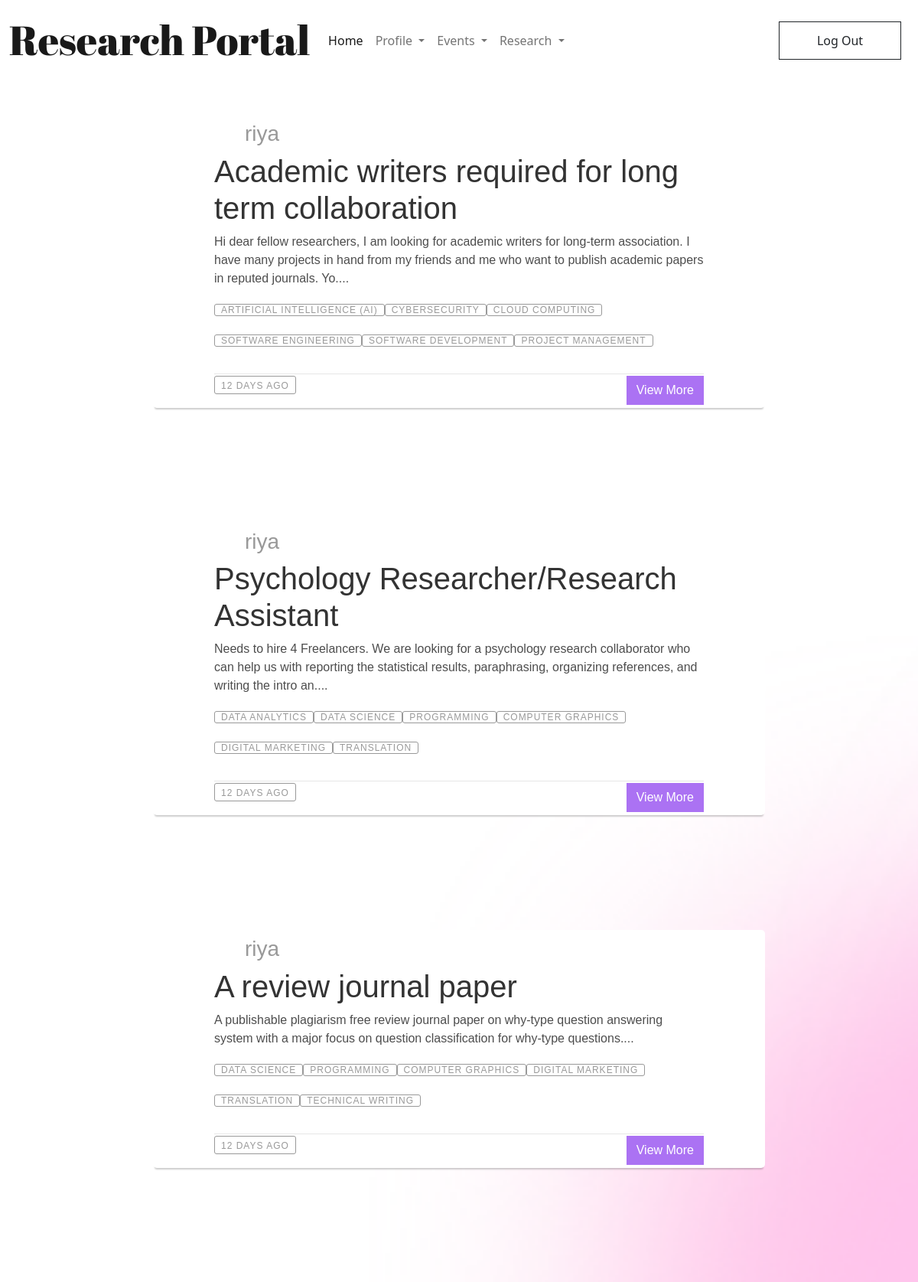
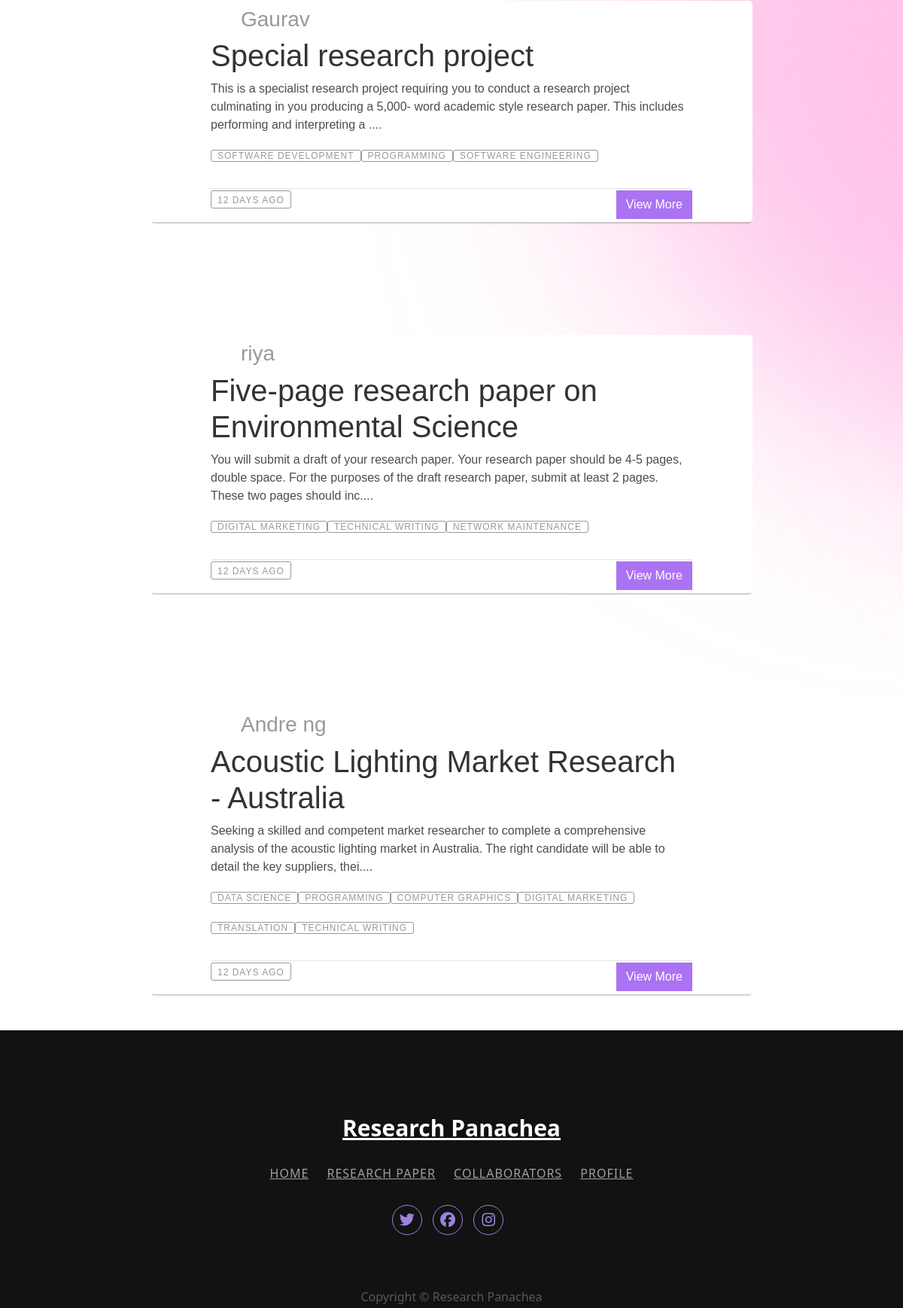
Page /collaboration/viewcollaborations/ (upper part) on the committed database (2 pictures, top to bottom).
### collaboration/models.py (models this page shows)
class CollaborationRequests(models.Model):
    user = models.IntegerField(null=True)#pk of Users
    title = models.CharField(max_length=500)
    description = models.TextField()
    domain = models.CharField(max_length=500, null=True)
    skills = models.CharField(max_length=500, null=True)
    pref_workplace = models.CharField(max_length=500, null=True)
    state = models.CharField(max_length=500, null=True)
    country = models.CharField(max_length=500, null=True)
    deadline = models.DateField(null=True)
    organisation = models.CharField(max_length=500, null=True)
    media = models.FileField(upload_to='users_media/collabfiles', null=True)
    duration = models.CharField(max_length=500, null=True)
    work_type = models.CharField(max_length=500, null=True) #Part time or Full time
    created_at = models.DateTimeField(auto_now_add=True)

### collaboration/views.py (the view)
# urls.py: path('viewcollaborations/',views.viewcollaborations, name = 'viewcollaborations'),
def viewcollaborations(request):
    if request.method == 'GET':
        collabs = CollaborationRequests.objects.all()
        print(collabs)
        usernames = []
        skills = []
        for c in collabs:
            c.description = c.description[:200]+"...."
            user = Users.objects.filter(id = c.user)[0]
            skills.append(c.skills.split(';'))
            usernames.append(user.username)
        context = {
            'collabs':collabs,
            'usernames':usernames,
            'skills':skills
        }
        print(usernames)
        print(skills)
        return render(request, 'collabrequestcards.html',context)

### collaboration/templatetags/index.py (called while the page is built)
@register.filter
def index(indexable, i):
    return indexable[i]

### templates/collabrequestcards.html (shortened to what this page needs)
{% load static %} {% load index %}
<!DOCTYPE html>
<html lang="en">
  <head>
    <link
      href="https://cdn.jsdelivr.net/npm/bootstrap@5.0.2/dist/css/bootstrap.min.css"
      rel="stylesheet"
    />
    <link
      rel="stylesheet"
      type="text/css"
      href="{% static 'css/collabrequestcards.css' %}"
    />
  </head>
  <body>
    <nav id="mynav" class="navbar fixed-top navbar-expand-lg navbar-light">
      <div class="container-fluid">
        <a class="navbar-brand" href="#">Research Portal</a>
        <div class="collapse navbar-collapse" id="navbarSupportedContent">
          <ul class="navbar-nav me-auto mb-2 mb-lg-0">
            <li class="nav-item">
              <a class="nav-link active" aria-current="page" to="/">Home</a>
            </li>
            <li class="nav-item dropdown">
              <a
                class="nav-link dropdown-toggle"
                href="#"
                id="navbarDropdown"
                role="button"
                data-bs-toggle="dropdown"
                aria-expanded="false"
              >
                Profile
              </a>
            </li>
            <li class="nav-item dropdown">
              <a
                class="nav-link dropdown-toggle"
                href="#"
                id="navbarDropdown"
                role="button"
                data-bs-toggle="dropdown"
                aria-expanded="false"
              >
                Events
              </a>
            </li>
            <li class="nav-item dropdown">
              <a
                class="nav-link dropdown-toggle"
                href="#"
                id="navbarDropdown"
                role="button"
                data-bs-toggle="dropdown"
                aria-expanded="false"
              >
                Research
              </a>
            </li>
          </ul>
          <form class="d-flex" method="GET" action="/logout">
            <button type="submit" class="btn btn-outline-dark navbar-btn">
              Log Out
            </button>
          </form>
        </div>
      </div>
    </nav>
    <div class="container">
      {% for collab in collabs %}
      <div class="blog-container">
        <div class="blog-header">
          <div class="blog-author--no-cover">
            <h3>{{ usernames|index:forloop.counter0 }}</h3>
          </div>
        </div>
        <div class="blog-body">
          <div class="blog-title">
            <h1><a href="#">{{collab.title}}</a></h1>
          </div>
          <div class="blog-summary">
            <p>{{collab.description}}</p>
          </div>
          <div class="blog-tags">
            <ul>
              {% for skill in skills|index:forloop.counter0 %}
              <li><a href="#">{{skill}}</a></li>
              {% endfor %}
            </ul>
          </div>
        </div>
        <div class="blog-footer">
          <ul>
            <li class="published-date">12 days ago</li>
            <li class="shares">
              <form
                method="GET"
                action="/collaboration/viewcollab/{{collab.id}}"
              >
                <button type="submit" class="btn btn-con">View More</button>
              </form>
            </li>
          </ul>
        </div>
      </div>
      {% endfor %}
    </div>
    <footer class="footer-07">
      <div class="container">
        <div class="row justify-content-center">
          <div class="col-md-12 text-center">
            <h2 class="footer-heading">
              <a href="#" class="logo">Research Panachea</a>
            </h2>
            <p class="menu">
              <a href="/">Home</a>
              <a href="#">Research Paper</a>
              <a href="/collaboration/viewcollaborations/">Collaborators</a>
              <a href="/userprofile">Profile</a>
            </p>
            <ul class="ftco-footer-social p-0">
              <li class="ftco-animate">
                <a
                  href="#"
                  data-toggle="tooltip"
                  data-placement="top"
                  title="Twitter"
                  ><span class="fab fa-twitter"></span
                ></a>
              </li>
              <li class="ftco-animate">
                <a
                  href="#"
                  data-toggle="tooltip"
                  data-placement="top"
                  title="Facebook"
                  ><span class="ion-logo-facebook"
                    ><i class="fab fa-facebook"></i></span
                ></a>
              </li>
              <li class="ftco-animate">
                <a
                  href="#"
                  data-toggle="tooltip"
                  data-placement="top"
                  title="Instagram"
                  ><span class="fab fa-instagram"></span
                ></a>
              </li>
            </ul>
          </div>
        </div>
        <div class="row mt-5">
          <div class="col-md-12 text-center">
            <p class="copyright">Copyright &copy; Research Panachea</p>
          </div>
        </div>
      </div>
    </footer>
  </body>
</html>

### static/css/collabrequestcards.css (style rules this page uses)
body { background: url("../img/light-bg.png"); background-size: cover; }
.navbar { background-color: transparent; }
.navbar-btn { border-radius: 0%; margin: 10px; background-color: #ffffff; font-size: 20; width: 120pt; height: 38pt; }
.navbar-brand { font-family: "Abril Fatface", cursive; font-size: 40pt !important; }
.blog-container { background: #fff; border-radius: 5px; box-shadow: rgba(0, 0, 0, 0.2) 0 4px 2px -2px; font-family: "adelle-sans", sans-serif; font-weight: 100; margin: 48px auto; margin-top: 150px; width: 20rem; }
.btn-con { border-radius: 0px; background-color: #ab72f3; color: #ffffff; }
@media screen and (min-width: 480px) { .blog-container { width: 28rem; } }
@media screen and (min-width: 767px) { .blog-container { width: 40rem; } }
@media screen and (min-width: 959px) { .blog-container { width: 50rem; } }
.blog-container a { color: #4d4dff; text-decoration: none; transition: 0.25s ease; }
.blog-author, .blog-author--no-cover { margin: 0 auto; padding-top: 0.125rem; width: 80%; }
.blog-author h3::before, .blog-author--no-cover h3::before { background: url("https://s3-us-west-2.amazonaws.com/s.cdpn.io/17779/russ.jpeg"); background-size: cover; border-radius: 50%; content: " "; display: inline-block; height: 32px; margin-right: 0.5rem; position: relative; top: 8px; width: 32px; }
.blog-author--no-cover h3 { color: #999999; font-weight: 100; }
.blog-body { margin: 0 auto; width: 80%; }
.blog-title h1 a { color: #333; font-weight: 100; }
.blog-summary p { color: #4d4d4d; }
.blog-tags ul { display: flex; flex-direction: row; flex-wrap: wrap; list-style: none; padding-left: 0; }
.blog-tags a { border: 1px solid #999999; border-radius: 3px; color: #999999; font-size: 0.75rem; height: 1.5rem; line-height: 1.5rem; letter-spacing: 1px; padding: 0 0.5rem; text-align: center; text-transform: uppercase; white-space: nowrap; width: 5rem; }
.blog-footer { border-top: 1px solid #e6e6e6; margin: 0 auto; padding-top: 0.125rem; padding-bottom: 0.125rem; width: 80%; }
.blog-footer ul { list-style: none; display: flex; flex: row wrap; justify-content: flex-end; padding-left: 0; }
.blog-footer li:first-child { margin-right: auto; }
.blog-footer li + li { margin-left: 0.5rem; }
.blog-footer li { color: #999999; font-size: 0.75rem; height: 1.5rem; letter-spacing: 1px; line-height: 1.5rem; text-align: center; text-transform: uppercase; position: relative; white-space: nowrap; }
.published-date { border: 1px solid #999999; border-radius: 3px; padding: 0 0.5rem; }
.ftco-footer-social li { list-style: none; margin: 0 10px 0 0; display: inline-block; }
.ftco-footer-social li a { height: 40px; width: 40px; display: block; background: rgba(0, 0, 0, 0.05); border-radius: 50%; position: relative; }
.ftco-footer-social li a span { position: absolute; font-size: 20px; top: 50%; left: 50%; -webkit-transform: translate(-50%, -50%); -ms-transform: translate(-50%, -50%); transform: translate(-50%, -50%); }
footer { padding: 7em 0; }
.footer-07 { background: #121212; }
.footer-07 a { color: #9b83de; }
.footer-07 p { color: rgba(255, 255, 255, 0.3); }
.footer-07 .footer-heading { font-size: 30px; color: #fff; font-weight: 700; margin-bottom: 30px; }
.footer-07 .footer-heading .logo { color: #fff; }
.footer-07 .menu { margin-bottom: 30px; }
.footer-07 .menu a { color: rgba(255, 255, 255, 0.6); margin: 0 10px; text-transform: uppercase; letter-spacing: 1px; }
.footer-07 .ftco-footer-social li a { background: transparent; border: 1px solid #9b83de; }

### rows in the picture
CollaborationRequests: counter0 "riya", title "Academic writers required for long term collaboration", description "Hi dear fellow researchers, I am looking for academic writers for long-term association. I have many projects in hand from my friends and me who want to publish academic papers in reputed journals. Yo....", skills "ARTIFICIAL INTELLIGENCE (AI)" "CYBERSECURITY" "CLOUD COMPUTING" "SOFTWARE ENGINEERING" "SOFTWARE DEVELOPMENT" "PROJECT MANAGEMENT"
CollaborationRequests: counter0 "riya", title "Psychology Researcher/Research Assistant", description "Needs to hire 4 Freelancers. We are looking for a psychology research collaborator who can help us with reporting the statistical results, paraphrasing, organizing references, and writing the intro an....", skills "DATA ANALYTICS" "DATA SCIENCE" "PROGRAMMING" "COMPUTER GRAPHICS" "DIGITAL MARKETING" "TRANSLATION"
CollaborationRequests: counter0 "riya", title "A review journal paper", description "A publishable plagiarism free review journal paper on why-type question answering system with a major focus on question classification for why-type questions....", skills "DATA SCIENCE" "PROGRAMMING" "COMPUTER GRAPHICS" "DIGITAL MARKETING" "TRANSLATION" "TECHNICAL WRITING"
CollaborationRequests: counter0 "Gaurav", title "Special research project", description "This is a specialist research project requiring you to conduct a research project culminating in you producing a 5,000- word academic style research paper. This includes performing and interpreting a ....", skills "SOFTWARE DEVELOPMENT" "PROGRAMMING" "SOFTWARE ENGINEERING"
CollaborationRequests: counter0 "riya", title "Five-page research paper on Environmental Science", description "You will submit a draft of your research paper. Your research paper should be 4-5 pages, double space. For the purposes of the draft research paper, submit at least 2 pages. These two pages should inc....", skills "DIGITAL MARKETING" "TECHNICAL WRITING" "NETWORK MAINTENANCE"
CollaborationRequests: counter0 "Andre ng", title "Acoustic Lighting Market Research - Australia", description "Seeking a skilled and competent market researcher to complete a comprehensive analysis of the acoustic lighting market in Australia. The right candidate will be able to detail the key suppliers, thei....", skills "DATA SCIENCE" "PROGRAMMING" "COMPUTER GRAPHICS" "DIGITAL MARKETING" "TRANSLATION" "TECHNICAL WRITING"
